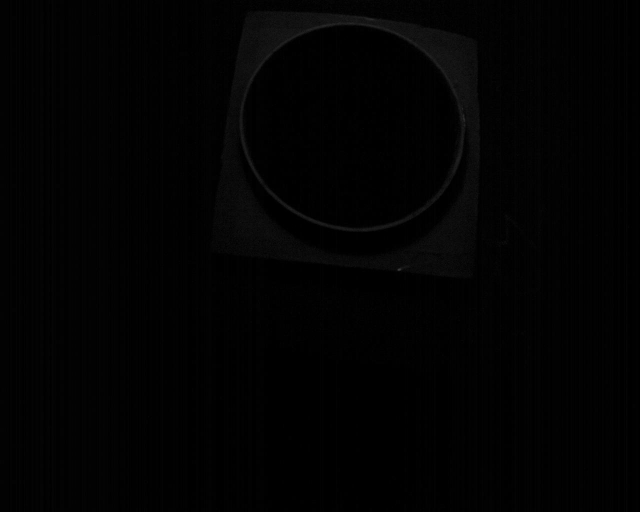
#> input picture data/raw/images/pure/0t142.jpg, 1280 x 1024 px (shown at 1/2 size)
$ python preprocess_images.py
#> lines starting #> are read from the running program, lines starting #| are printed output that depends on the picture
import os
import cv2
import numpy as np
from PIL import Image

# Define paths
raw_images_path = 'data/raw/images'
processed_images_path = 'data/processed/images'

# Create the output directories if they don't exist
for category in ['pure', 'adulterated']:
    os.makedirs(os.path.join(processed_images_path, category), exist_ok=True)

# Define image size
image_size = (128, 128)

print("Starting image preprocessing...")
for category in ['pure', 'adulterated']:
    path = os.path.join(raw_images_path, category)
    print(f"Processing images in '{path}'")
    for img_name in os.listdir(path):
        img_path = os.path.join(path, img_name)

        # Check if the file is a valid image and not a hidden file like .DS_Store
        if img_name.endswith(('.jpg', '.jpeg', '.png')):
            try:
                # Use Pillow to open and resize the image
                img = Image.open(img_path).convert('RGB')
                img = img.resize(image_size)
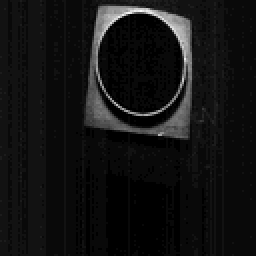
#> img: PIL image 128x128 RGB (shown 2 times larger); min 0, max 27, mean 2; drawn with min black and max white

                # Convert to a numpy array for normalization
                img_array = np.array(img) / 255.0

                # Save the processed image
                processed_img_path = os.path.join(processed_images_path, category, img_name)
                Image.fromarray((img_array * 255).astype(np.uint8)).save(processed_img_path)
            except Exception as e:
                print(f"Could not process image: {img_name}. Error: {e}")
        else:
            print(f"Skipping non-image file: {img_name}")
            continue
#> pass 2 of the loop `for category in ['pure', 'adulterated']:`:
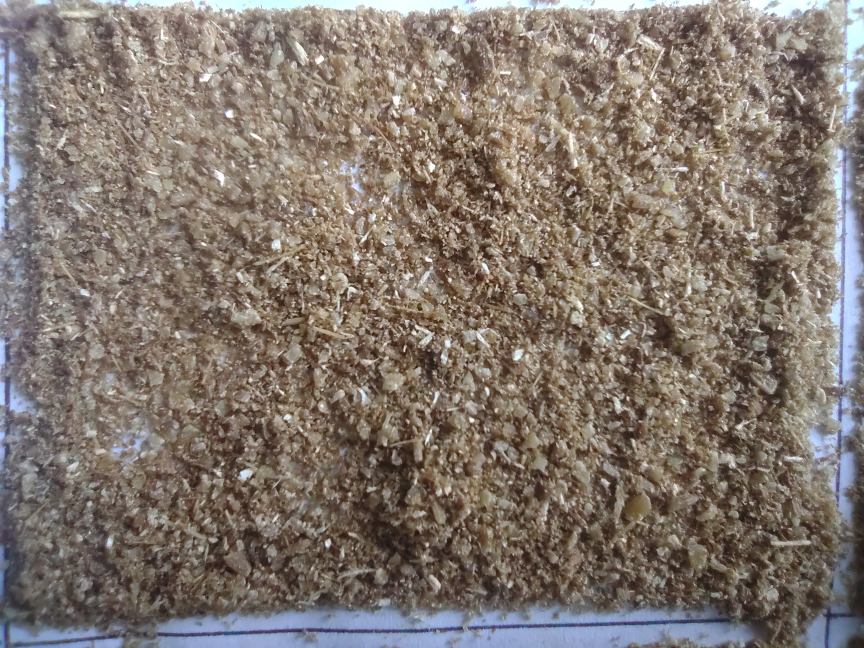
#> input picture data/raw/images/adulterated/1638774723520.jpg, 2592 x 1944 px (shown at 1/3 size)
#> img is the input picture: PIL image 2592x1944 RGB; mean R, G, B 130, 118.8, 110.4
#> `img = img.resize(image_size)`:
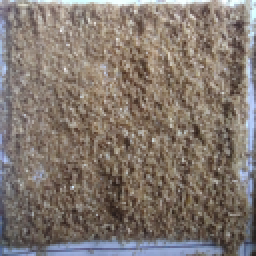
#> img: PIL image 128x128 RGB (shown 2 times larger); mean R, G, B 130, 118.8, 110.4

print("Image preprocessing complete.")
